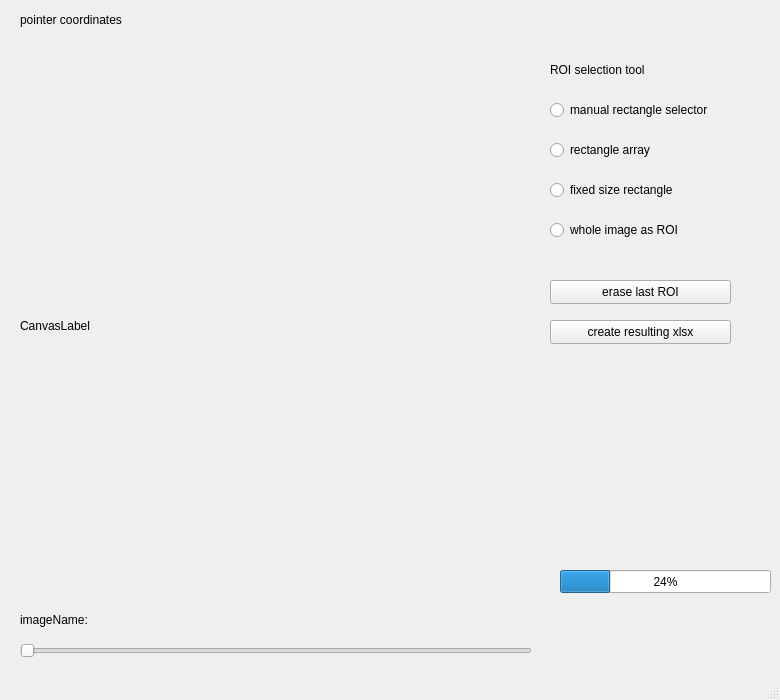
<?xml version="1.0" encoding="UTF-8"?>
<ui version="4.0">
 <class>MainWindow</class>
 <widget class="QMainWindow" name="MainWindow">
  <property name="geometry">
   <rect>
    <x>0</x>
    <y>0</y>
    <width>780</width>
    <height>700</height>
   </rect>
  </property>
  <property name="windowTitle">
   <string>MainWindow</string>
  </property>
  <widget class="QWidget" name="centralwidget">
   <widget class="QLabel" name="imageLabel">
    <property name="geometry">
     <rect>
      <x>20</x>
      <y>70</y>
      <width>512</width>
      <height>512</height>
     </rect>
    </property>
    <property name="text">
     <string>CanvasLabel</string>
    </property>
   </widget>
   <widget class="QSlider" name="horizontalSlider">
    <property name="geometry">
     <rect>
      <x>20</x>
      <y>640</y>
      <width>512</width>
      <height>22</height>
     </rect>
    </property>
    <property name="orientation">
     <enum>Qt::Horizontal</enum>
    </property>
   </widget>
   <widget class="QLabel" name="imageNameLabel">
    <property name="geometry">
     <rect>
      <x>20</x>
      <y>610</y>
      <width>451</width>
      <height>20</height>
     </rect>
    </property>
    <property name="text">
     <string>imageName: </string>
    </property>
   </widget>
   <widget class="QLabel" name="labelCoordinates">
    <property name="geometry">
     <rect>
      <x>20</x>
      <y>10</y>
      <width>451</width>
      <height>20</height>
     </rect>
    </property>
    <property name="text">
     <string>pointer coordinates</string>
    </property>
   </widget>
   <widget class="QRadioButton" name="radioButtonManualRectangle">
    <property name="geometry">
     <rect>
      <x>550</x>
      <y>100</y>
      <width>191</width>
      <height>20</height>
     </rect>
    </property>
    <property name="text">
     <string>manual rectangle selector</string>
    </property>
   </widget>
   <widget class="QRadioButton" name="radioButtonRectangleArray">
    <property name="geometry">
     <rect>
      <x>550</x>
      <y>140</y>
      <width>191</width>
      <height>20</height>
     </rect>
    </property>
    <property name="text">
     <string>rectangle array</string>
    </property>
   </widget>
   <widget class="QRadioButton" name="radioButtonFixedSizRect">
    <property name="geometry">
     <rect>
      <x>550</x>
      <y>180</y>
      <width>191</width>
      <height>20</height>
     </rect>
    </property>
    <property name="text">
     <string>fixed size rectangle</string>
    </property>
   </widget>
   <widget class="QRadioButton" name="radioButtonWholeImage">
    <property name="geometry">
     <rect>
      <x>550</x>
      <y>220</y>
      <width>191</width>
      <height>20</height>
     </rect>
    </property>
    <property name="text">
     <string>whole image as ROI</string>
    </property>
   </widget>
   <widget class="QLabel" name="imageNameLabel_3">
    <property name="geometry">
     <rect>
      <x>550</x>
      <y>60</y>
      <width>171</width>
      <height>20</height>
     </rect>
    </property>
    <property name="text">
     <string>ROI selection tool</string>
    </property>
   </widget>
   <widget class="QProgressBar" name="progressBar">
    <property name="geometry">
     <rect>
      <x>560</x>
      <y>570</y>
      <width>211</width>
      <height>23</height>
     </rect>
    </property>
    <property name="value">
     <number>24</number>
    </property>
   </widget>
   <widget class="QPushButton" name="pushButtonErase">
    <property name="geometry">
     <rect>
      <x>550</x>
      <y>280</y>
      <width>181</width>
      <height>24</height>
     </rect>
    </property>
    <property name="text">
     <string>erase last ROI</string>
    </property>
   </widget>
   <widget class="QPushButton" name="pushButtonSave">
    <property name="geometry">
     <rect>
      <x>550</x>
      <y>320</y>
      <width>181</width>
      <height>24</height>
     </rect>
    </property>
    <property name="text">
     <string>create resulting xlsx</string>
    </property>
   </widget>
  </widget>
  <widget class="QMenuBar" name="menubar">
   <property name="geometry">
    <rect>
     <x>0</x>
     <y>0</y>
     <width>780</width>
     <height>22</height>
    </rect>
   </property>
  </widget>
  <widget class="QStatusBar" name="statusbar"/>
 </widget>
 <resources/>
 <connections/>
</ui>
